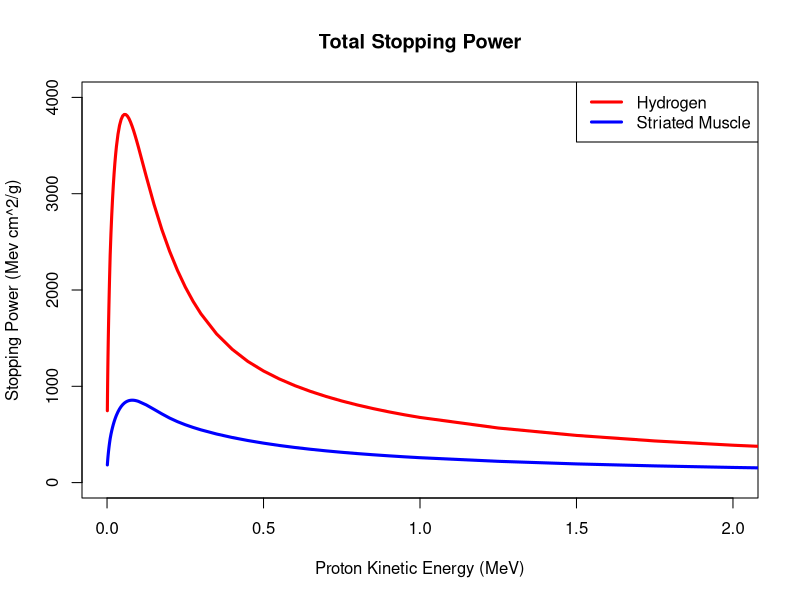
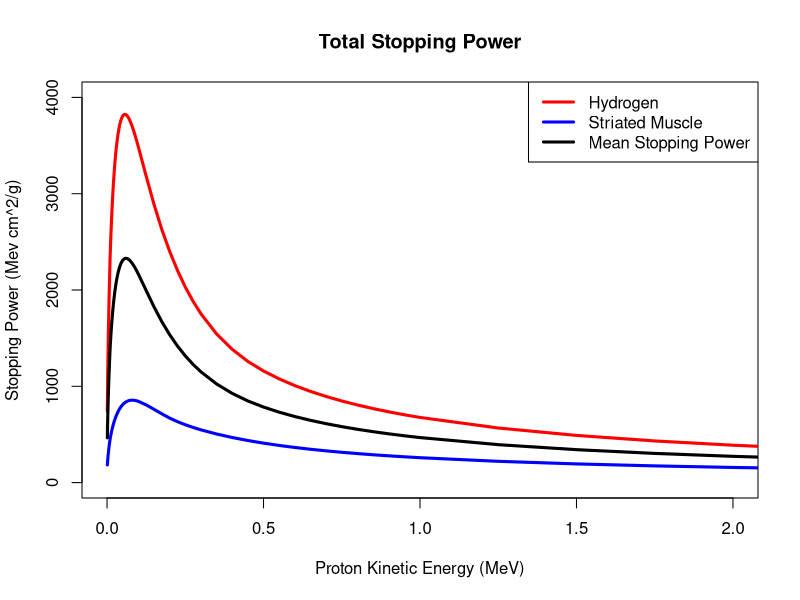

These charts were generated, in order, by the following R code:
## ---- chunk 1
stopping <- read.csv('stopping.csv', sep=' ')
xlim <- c(0,2); ylim <- c(0,4000)

plot(stopping[,1],stopping[,1], type='n', xlim=xlim, ylim=ylim,
  xlab='Proton Kinetic Energy (MeV)',
  ylab='Stopping Power (Mev cm^2/g)', main='Total Stopping Power')

lines(stopping[,1],stopping[,2], lwd=3, col='red')
lines(stopping[,1],stopping[,6], lwd=3, col='blue')
legend <- c('Hydrogen', 'Striated Muscle'); legendCols <- c('red', 'blue')
legend('topright', legend, lty=1, lwd=3, col=legendCols)
## ---- chunk 2
stopping <- read.csv('stopping.csv', sep=' ')
xlim <- c(0,2); ylim <- c(0,4000)

plot(stopping[,1],stopping[,1], type='n', xlim=xlim, ylim=ylim,
  xlab='Proton Kinetic Energy (MeV)',
  ylab='Stopping Power (Mev cm^2/g)', main='Total Stopping Power')

lines(stopping[,1],stopping[,2], lwd=3, col='red')
lines(stopping[,1],stopping[,6], lwd=3, col='blue')
lines(stopping[,1],(stopping[,2]+stopping[,6])/2., lwd=3, col='black')
legend <- c('Hydrogen', 'Striated Muscle', 'Mean Stopping Power'); 
legendCols <- c('red', 'blue','black')
legend('topright', legend, lty=1, lwd=3, col=legendCols)
